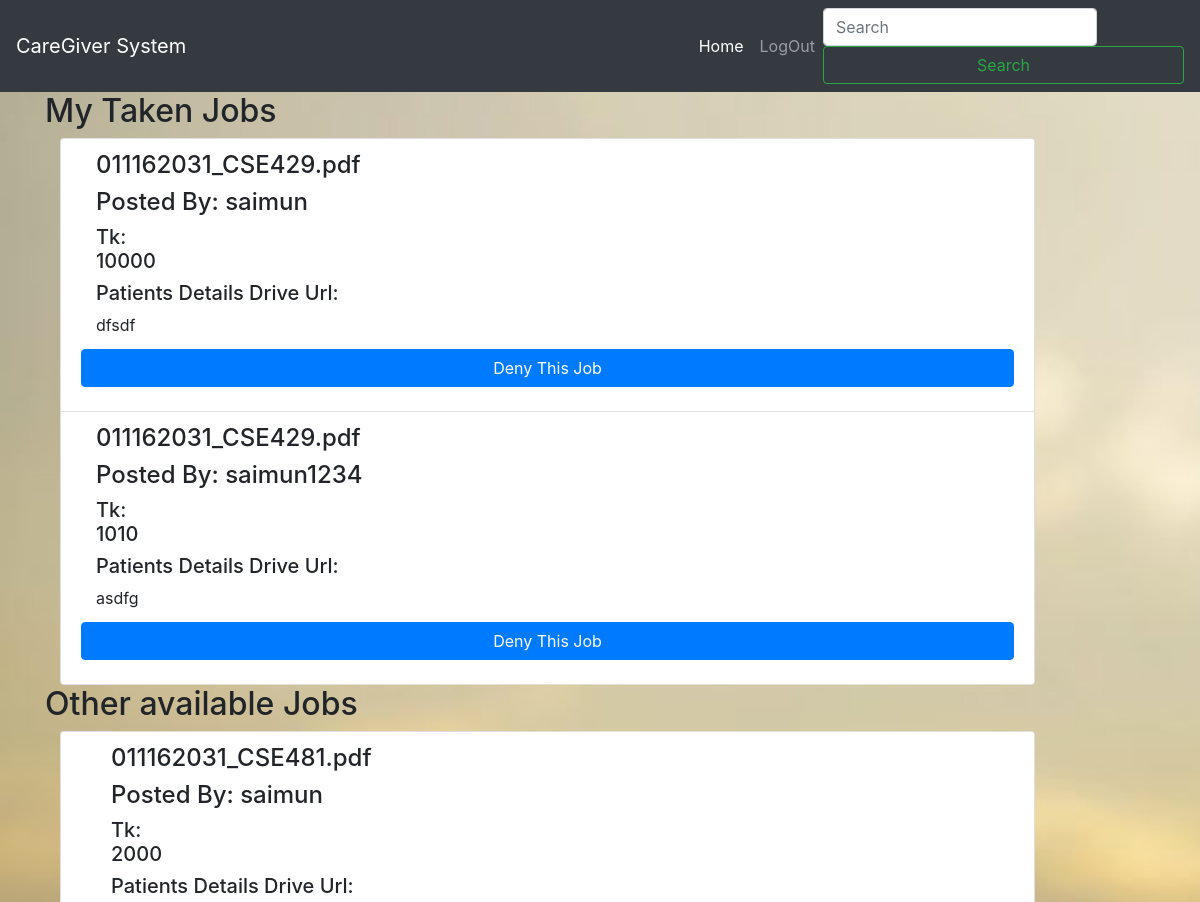
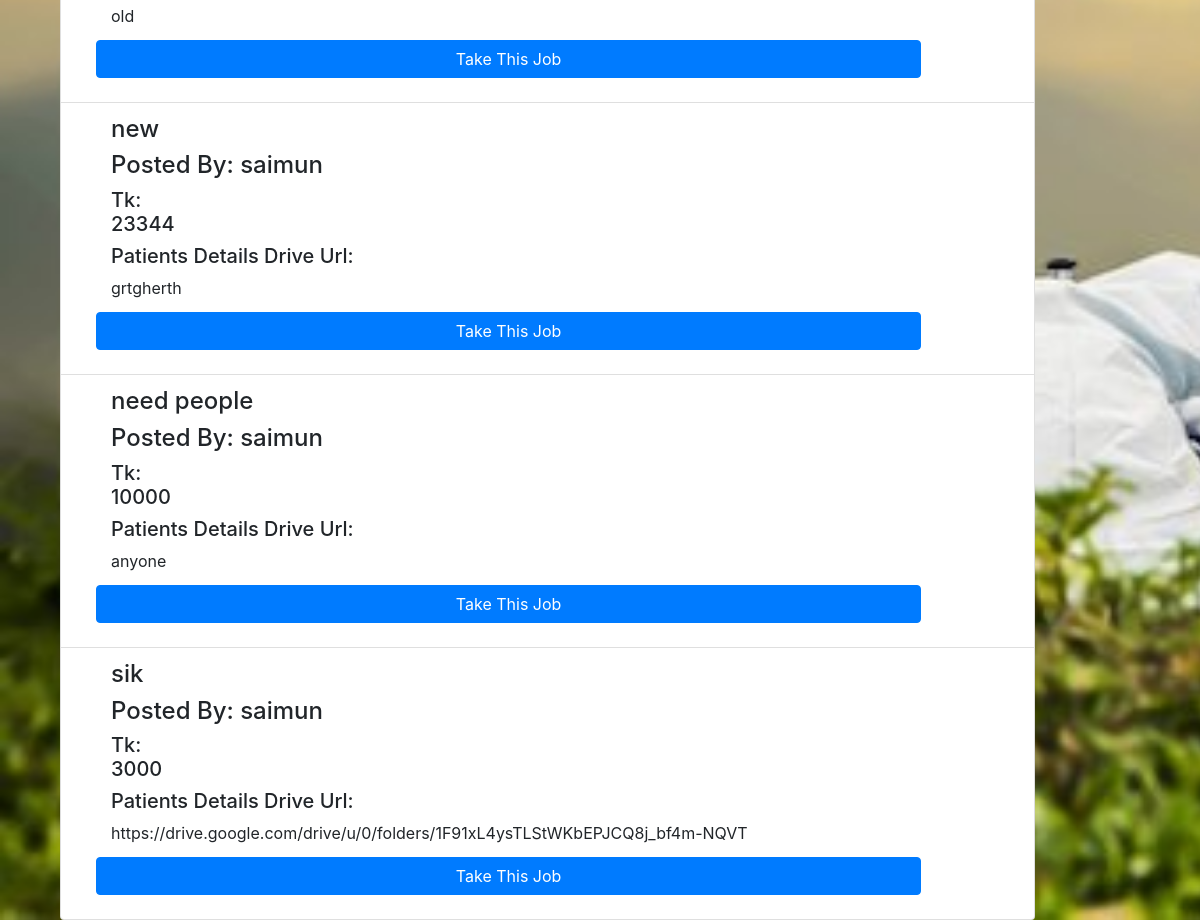
The page /myjobs.php (signed in) on the database its author committed (2 pictures, top to bottom).
### tables this page shows
CREATE TABLE `alljobs` (
  `id` int(6) UNSIGNED NOT NULL,
  `title` varchar(300) NOT NULL,
  `description` varchar(1000) NOT NULL,
  `photo` varchar(50) DEFAULT NULL,
  `price` int(6) DEFAULT NULL,
  `takerid` varchar(50) DEFAULT NULL,
  `posterid` varchar(50) DEFAULT NULL,
  `reg_date` timestamp NOT NULL DEFAULT current_timestamp() ON UPDATE current_timestamp()
);

CREATE TABLE `users` (
  `id` int(6) UNSIGNED NOT NULL,
  `username` varchar(300) NOT NULL,
  `email` varchar(1000) NOT NULL,
  `password` varchar(50) DEFAULT NULL,
  `usertype` int(2) DEFAULT NULL
);

### myjobs.php (the view, shortened to what this page needs)
<!DOCTYPE html>
<html>
<head>
 <link rel="stylesheet" type="text/css" href="style.css">
    <link href="https://stackpath.bootstrapcdn.com/bootstrap/4.4.1/css/bootstrap.min.css" rel="stylesheet">
</head>
<body>
 <nav class="navbar navbar-expand-lg navbar-dark bg-dark">
  <a class="navbar-brand" href="#">CareGiver System</a>
  <div class="collapse navbar-collapse" id="navbarSupportedContent">
    <ul class="navbar-nav ml-auto">
      <li class="nav-item active">
        <a class="nav-link" href="index.php">Home<span class="sr-only">(current)</span></a>
      </li>
         <li class="nav-item">
        <a class="nav-link" href="logout.php">LogOut</a>
      </li>
    </ul>
    <form class="form-inline my-2 my-lg-0">
      <input class="form-control mr-sm-2" type="search" placeholder="Search" aria-label="Search">
      <button class="btn btn-outline-success my-2 my-sm-0" type="submit">Search</button>
    </form>
  </div>
</nav>
<div class="container">
    <?PHP
        if($_SESSION['usertype'] == 0){
            echo '<h2>My Posted Jobs</h2>';
        } else {
            echo '<h2>My Taken Jobs</h2>';
        }
    ?>
    <div class="items-container col-md-12" style="border: dot-dash;">
        <ul class="list-group col-md-11">
            <?PHP
            $servername = "localhost";
            $username = "root";
            $password = "";
            $dbName = "myDB";
            $conn = new mysqli($servername, $username, $password, $dbName);
            $userId = $_SESSION['userid'];
            $query = "";
            if($_SESSION['usertype'] == 0){
                $query = "SELECT aj.id, aj.title, aj.description, aj.price,aj.takerid,us.username FROM alljobs as aj
                          left join users as us on us.id = aj.takerid WHERE posterid ='$userId'";
            } else {
                $query = "SELECT aj.id, aj.title, aj.description, aj.price,aj.posterid,us.username FROM alljobs as aj
                          left join users as us on us.id = aj.posterid WHERE takerid ='$userId'";
            }
            $result = mysqli_query($conn, $query);
            while ($row = $result->fetch_assoc()) {
                echo '<li class="list-group-item">';
                ?>
                <div>
                    <div class="col-md-10">
                        <h4><?PHP echo $row["title"]; ?></h4>
                    </div>
                    <div class="col-md-10">
                        <?PHP if($_SESSION['usertype'] == 0){ ?>
                        <h4>Taken By: <?PHP echo is_null($row["username"]) ? 'NONE' : $row["username"]; ?></h4>
                        <?PHP } else { ?>
                        <h4>Posted By: <?PHP echo is_null($row["username"]) ? 'NONE' : $row["username"]; ?></h4>
                        <?PHP } ?>
                    </div>
                    <div class="col-md-1">
                        <h5 class="pull-right">Tk: <?PHP echo $row["price"]; ?></h5>
                    </div>
                    <div class="col-md-10">
                        <h5 class="pull-right">Patients Details Drive Url: </h5>
                        <span>
                            <?PHP echo $row["description"]; ?>
                        </span>
                    </div>
                    <div>
                        <?PHP if($_SESSION['usertype'] == 1){ ?>
                            <a class="btn btn-primary" href="postajob.php?deniedjobid=<?PHP echo $row["id"]; ?>">Deny This Job</a>
                        <?PHP } ?>
                    </div>
                </div>
                <?PHP
                echo '</li>';
            }
            ?>
        </ul>
    </div>
    <?PHP
        if($_SESSION['usertype'] == 1) {
            echo '<h2>Other available Jobs</h2>';
    ?>
            <div class="items-container col-md-12" style="border: dot-dash;">
                <ul class="list-group col-md-11">
                    <?PHP
                    $servername = "localhost";
                    $username = "root";
                    $password = "";
                    $dbName = "myDB";
                    $conn = new mysqli($servername, $username, $password, $dbName);
                    $query = "SELECT aj.id, aj.title, aj.description, aj.price,aj.posterid,us.username FROM alljobs as aj
                          left join users as us on us.id = aj.posterid WHERE takerid is NULL";
                    $result = mysqli_query($conn, $query);
                    while ($row = $result->fetch_assoc()) {
                        echo '<li class="list-group-item">';
                        ?>
                        <div class="col-md-11">
                            <div class="col-md-10">
                                <h4><?PHP echo $row["title"]; ?></h4>
                            </div>
                            <div class="col-md-10">
                                <?PHP if($_SESSION['usertype'] == 0){ ?>
                                    <h4>Taken By: <?PHP echo is_null($row["username"]) ? 'NONE' : $row["username"]; ?></h4>
                                <?PHP } else { ?>
                                    <h4>Posted By: <?PHP echo is_null($row["username"]) ? 'NONE' : $row["username"]; ?></h4>
                                <?PHP } ?>
                            </div>
                            <div class="col-md-1">
                                <h5 class="pull-right">Tk: <?PHP echo $row["price"]; ?></h5>
                            </div>
                            <div class="col-md-10">
                                <h5 class="pull-right">Patients Details Drive Url: </h5>
                                <span>
                                    <?PHP echo $row["description"]; ?>
                                </span>
                            </div>
                            <div>
                                <a class="btn btn-primary" href="postajob.php?takenjobid=<?PHP echo $row["id"]; ?>">Take This Job</a>
                            </div>
                        </div>
                        <?PHP
                        echo '</li>';
                    }
                    ?>
                </ul>
            </div>
    <?PHP
        } else {
            echo '<a class="btn btn-primary" href="postajob.php">Post A Job</a>';
        }
    ?>
</div>
</body>
</html>

### style.css (style rules this page uses)
body { margin: 0; padding: 0; font-family: sans-serif; background: url(5.jpg) no-repeat; background-size: cover; }
.btn { width: 100%; background: none; border: 2px solid #4caf50; color: white; padding: 5px; font-size: 18px; cursor: pointer; margin: 12px 0; }

### myjobs.php (style rules this page uses)
body { background-image: url('about.jpg'); background-repeat: no-repeat; background-attachment: fixed; background-size: cover; }

### rows shown on the page
alljobs: title "011162031_CSE429.pdf", users.username "saimun", price "10000", description "dfsdf"
alljobs: title "011162031_CSE429.pdf", users.username "saimun1234", price "1010", description "asdfg"
alljobs: title "011162031_CSE481.pdf", users.username "saimun", price "2000", description "old"
alljobs: title "new", users.username "saimun", price "23344", description "grtgherth"
alljobs: title "need people", users.username "saimun", price "10000", description "anyone"
alljobs: title "sik", users.username "saimun", price "3000", description "https://drive.google.com/drive/u/0/folders/1F91xL4ysTLStWKbEPJCQ8j_bf4m-NQVT"
